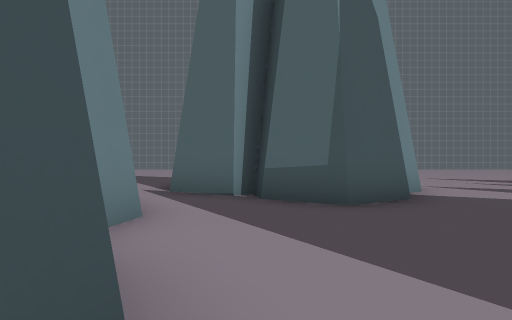
View 1 (above)

23 first-person views from a walk through a 3-D level made in the Godot game engine. The camera is 1.3 m above the floor, looks level and sees 90° across. The floor is counted in squares, 2 m on a side. Each view is taken from the middle of a square. On the plan, view 1 faces up. The plan holds only what a view shows up to about 9 squares ahead; the rest is blank. The place goes on beyond the plan. Characters and animated objects are not drawn. Surface patterns are stand-ins for the level's own textures.

View 2
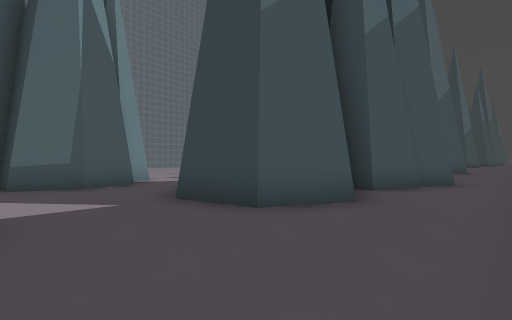

View 3
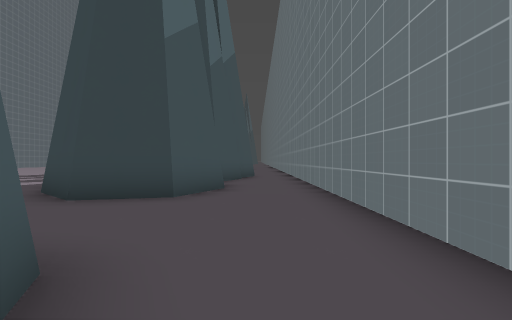

View 4
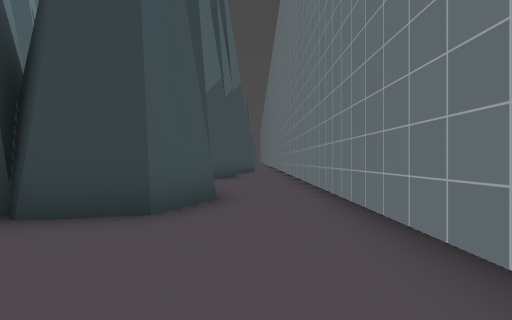

View 5
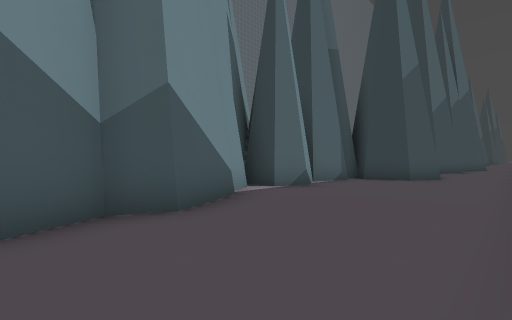

View 6
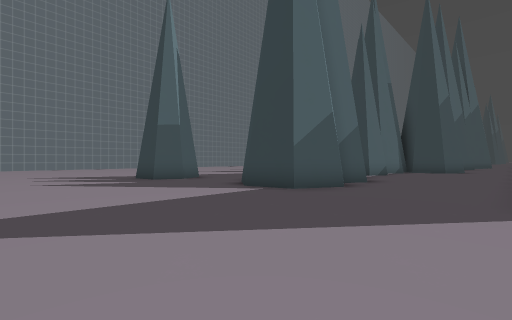

View 7
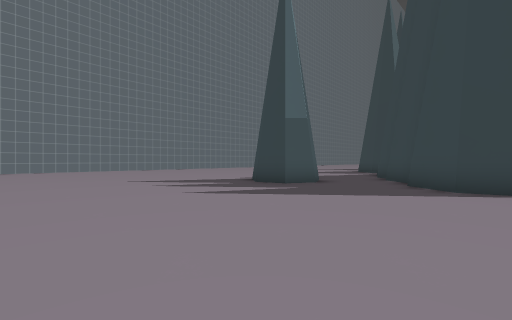

View 8
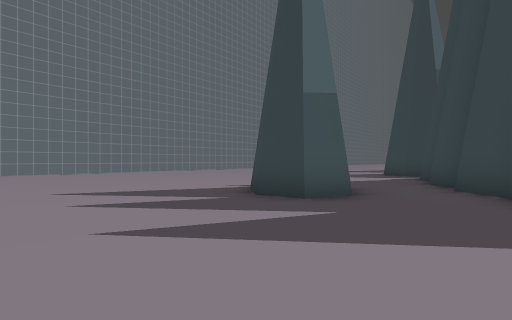

View 9
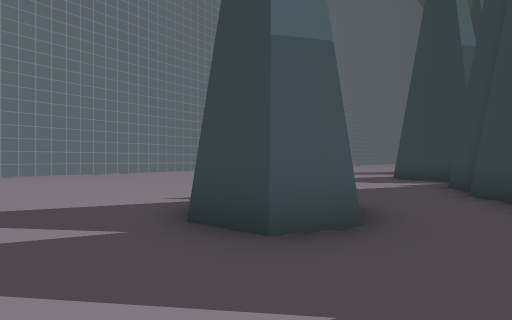

View 10
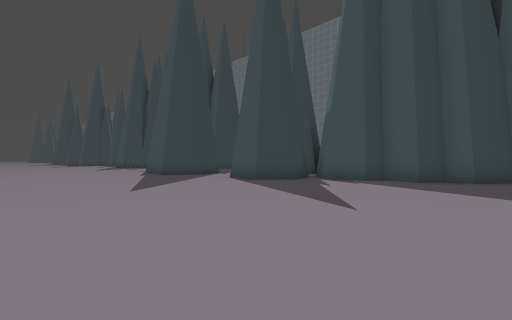

View 11
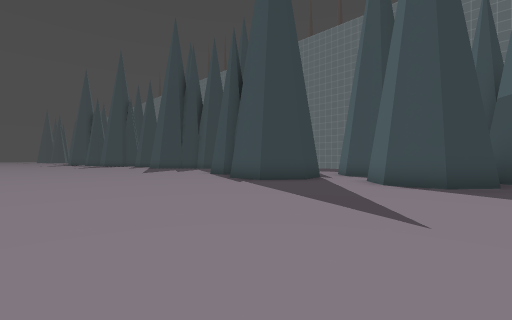

View 12
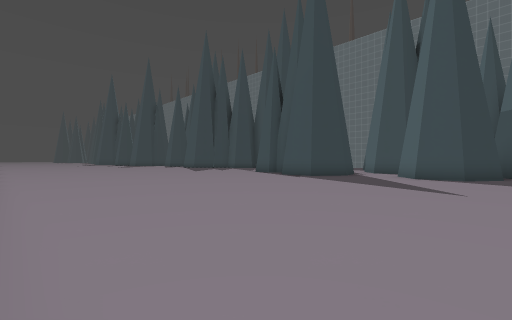

View 13
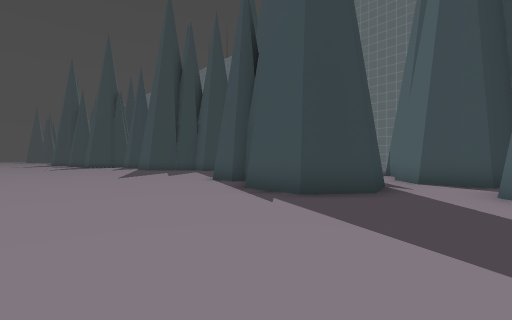

View 14
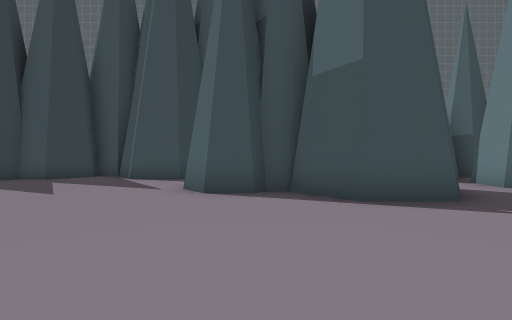

View 15
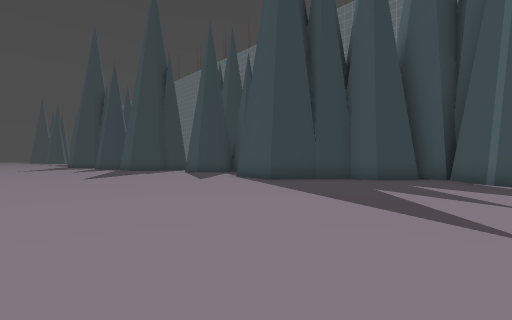

View 16
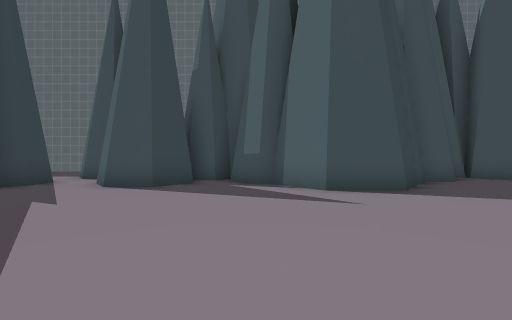

View 17
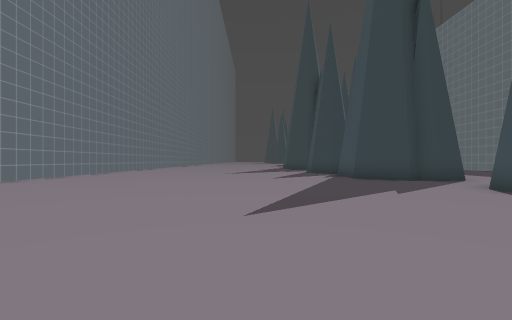

View 18
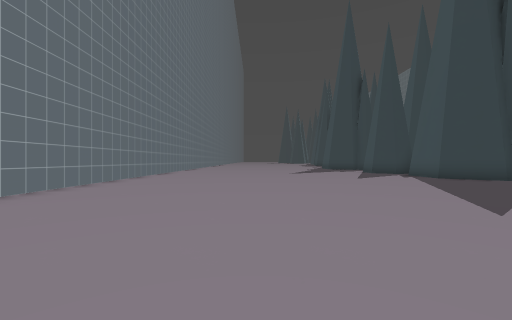

View 19
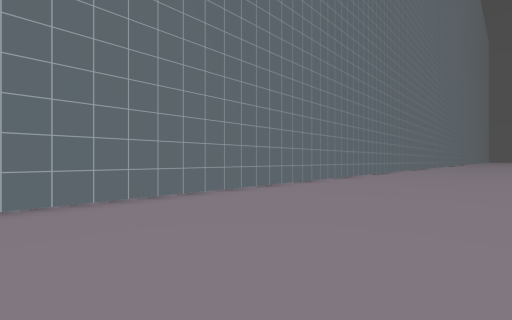

View 20
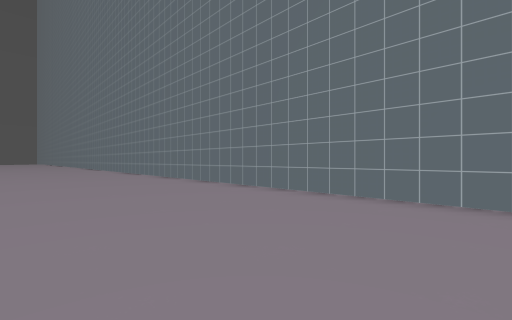

View 21
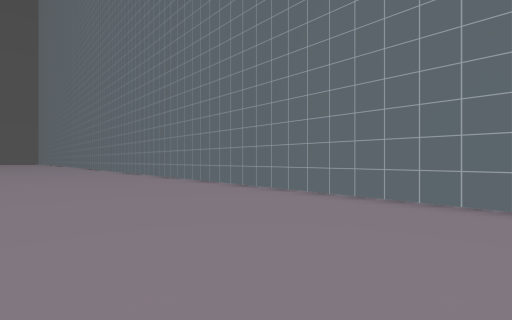

View 22
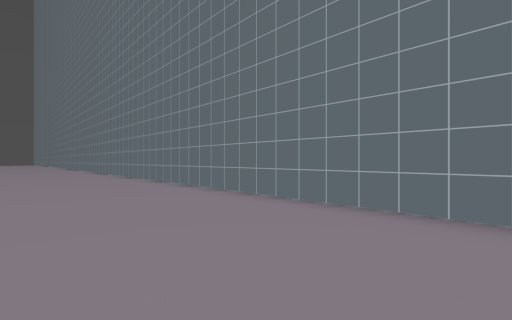

View 23
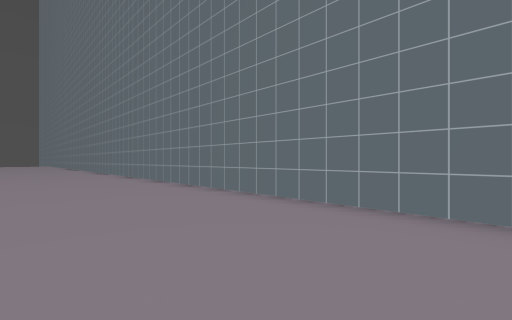

### Floor plan
Points are (right, up) in squares from view 1. A wall is a line through its corners. A room is listed if a view was taken in it or the views show most of it. See-through windows are left out.
Room 1 (views 1, 2)
walls: (4, -1.2) (2.5, -0.5) (2.2, 1) (3.2, 2.3); (-0.5, -0.7) (-1, -1); (6.9, -1.5) (5.7, -0.9) (5.5, -0.3); (-0.5, -3.5) (7, -3.5); (2.6, 4.4) (1.4, 3.8) (0.1, 4.4) (0, 5) (-0.5, 4.8); (8.4, -1.9) (7.1, -1.3); (-0.3, 4.6) (-1.7, 5.2); (-2.3, 4) (-1.4, 2.9) (-1.5, 2.4)
ways out: opening at (-3, 5) to room 2; opening at (-1, -2.5) to room 2; opening at (3, 3) to room 2; opening at (10, -2.5)
Room 2 (views 3, 4, 5, 6, 7, 8, 9, 10, 11, 12, 13, 14, 15, 16, 17, 18, 19, 20, 21, 22, 23)
walls: (-1.7, 5.2) (-2.1, 6.8) (-1.2, 7.9) (0.3, 7.9) (1.3, 6.7) (1.8, 6.7) (2.1, 7) (2.9, 7) (3.6, 6.2); (-3.7, 4) (-2.3, 4); (-6.5, 5.1) (-6.7, 6) (-5.9, 7) (-4.6, 7) (-3.9, 6) (-4.2, 4.7); (3.4, 5.4) (2.7, 5); (-7, 4.6) (-6.6, 4); (-3, 1) (-3.4, 1.1); (-4, 0.7) (-5.2, 1.3); (-5.4, 1.1) (-6.1, 0.8) (-7.2, 1.3) (-7.3, 2.1); (4.5, 3.2) (6.2, 3.2) (7.4, 1.7) (8.5, 1.7); (-7.7, 1.6) (-8.6, 1.2); (-1.6, -1.4) (-2.9, -0.7) (-3.2, 0.4); (-8.8, 0.8) (-10.4, 0.1) (-11.1, 0.4) (-12.1, -0.1) (-13.2, 0.5) (-13.5, 1.8) (-12.7, 2.8); (-12.6, 5.5) (-13.5, 5.1) (-14.4, 5.5) (-14.6, 6.4) (-13.9, 7.2); (-12, 2.8) (-11.2, 3.8) (-10.6, 3.8) (-10.1, 4.4) (-9.2, 4.4) (-8.8, 4.9) (-7.2, 4.9); (8.2, 2.2) (9, 3.2) (9.9, 3.2) (11.7, 5.5) (13.5, 5.5) (14.5, 4.2) (14.9, 4.2) (15.7, 3.1); (-4.5, -3.5) (-0.5, -3.5); (15.8, 2.2) (16.3, 2.8) (17.1, 2.8); (16.7, 3.8) (17.5, 4.7) (18.6, 4.7) (19.4, 3.8); (20.4, 2.1) (21, 2.1); (21, 3.5) (20.8, 4.4) (21.1, 4.8) (21, 5.2) (22, 6.5); (22, 17.5) (-10.2, 17.5)
ways out: opening at (-3, 5) to room 1; opening at (-1, -2.5) to room 1; opening at (3, 3) to room 1

Where each view was taken, in squares from view 1:
view 1: 0 up, 0 right, facing up
view 2: 3 down, 0 right, facing up-right
view 3: 2 down, 2 left, facing right
view 4: 2 down, 6 left, facing right
view 5: 3 down, 12 left, facing up-right
view 6: 3 down, 18 left, facing up-right
view 7: 1 up, 20 left, facing up-right
view 8: 3 up, 18 left, facing up-right
view 9: 4 up, 16 left, facing up-right
view 10: 13 up, 12 left, facing down-right
view 11: 14 up, 7 left, facing down-right
view 12: 17 up, 7 left, facing down-right
view 13: 12 up, 4 left, facing down-right
view 14: 12 up, 2 right, facing down
view 15: 12 up, 6 right, facing down-right
view 16: 11 up, 15 right, facing down
view 17: 10 up, 13 right, facing right
view 18: 13 up, 13 right, facing right
view 19: 13 up, 12 right, facing up-right
view 20: 13 up, 14 right, facing up-left
view 21: 13 up, 12 right, facing up-left
view 22: 14 up, 6 right, facing up-left
view 23: 14 up, 1 left, facing up-left
